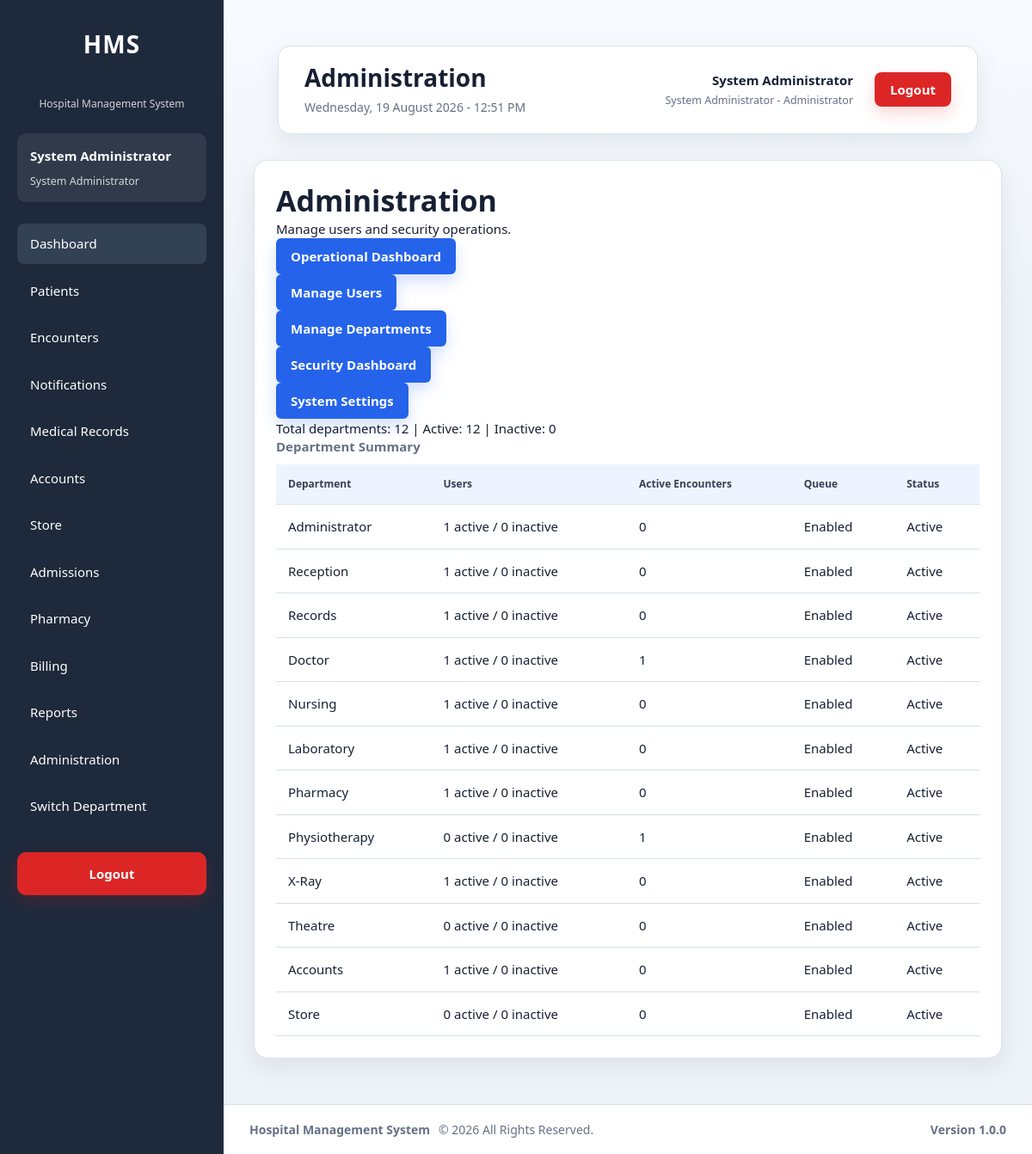
The app's page /modules/administration/dashboard/index.php (signed in) with its own data.
### tables this page shows
CREATE TABLE `users` (
  `id` int(11) NOT NULL AUTO_INCREMENT,
  `employee_id` varchar(30) NOT NULL,
  `first_name` varchar(100) NOT NULL,
  `last_name` varchar(100) NOT NULL,
  `gender` enum('Male','Female') DEFAULT NULL,
  `phone` varchar(20) DEFAULT NULL,
  `email` varchar(150) DEFAULT NULL,
  `username` varchar(50) NOT NULL,
  `password` varchar(255) NOT NULL,
  `department_id` int(11) NOT NULL,
  `role_id` int(11) NOT NULL,
  `status` enum('Active','Inactive') NOT NULL DEFAULT 'Active',
  `failed_login_attempts` int(11) NOT NULL DEFAULT 0,
  `last_failed_login` datetime DEFAULT NULL,
  `locked_at` datetime DEFAULT NULL,
  `locked_by` int(11) DEFAULT NULL,
  `lock_reason` varchar(255) DEFAULT NULL,
  `last_login` datetime DEFAULT NULL,
  `password_changed_at` datetime DEFAULT NULL,
  `must_change_password` tinyint(1) NOT NULL DEFAULT 0,
  `created_at` timestamp NOT NULL DEFAULT current_timestamp(),
  `updated_at` timestamp NULL DEFAULT NULL ON UPDATE current_timestamp(),
  PRIMARY KEY (`id`),
  UNIQUE KEY `uq_users_employee` (`employee_id`),
  UNIQUE KEY `uq_users_username` (`username`),
  KEY `idx_users_department` (`department_id`),
  KEY `idx_users_role` (`role_id`),
  KEY `idx_users_status` (`status`),
  KEY `idx_users_lastname` (`last_name`),
  KEY `idx_users_firstname` (`first_name`),
  KEY `idx_users_locked_at` (`locked_at`),
  KEY `fk_users_locked_by` (`locked_by`),
  CONSTRAINT `fk_users_department` FOREIGN KEY (`department_id`) REFERENCES `departments` (`id`) ON UPDATE CASCADE,
  CONSTRAINT `fk_users_locked_by` FOREIGN KEY (`locked_by`) REFERENCES `users` (`id`) ON DELETE SET NULL ON UPDATE CASCADE,
  CONSTRAINT `fk_users_role` FOREIGN KEY (`role_id`) REFERENCES `roles` (`id`) ON UPDATE CASCADE
);

CREATE TABLE `roles` (
  `id` int(11) NOT NULL AUTO_INCREMENT,
  `role_name` varchar(100) NOT NULL,
  `description` text DEFAULT NULL,
  `is_active` tinyint(1) NOT NULL DEFAULT 1,
  `created_at` timestamp NOT NULL DEFAULT current_timestamp(),
  `updated_at` timestamp NULL DEFAULT NULL ON UPDATE current_timestamp(),
  PRIMARY KEY (`id`),
  UNIQUE KEY `uq_roles_name` (`role_name`),
  KEY `idx_roles_active` (`is_active`)
);

CREATE TABLE `departments` (
  `id` int(11) NOT NULL AUTO_INCREMENT,
  `department_name` varchar(100) NOT NULL,
  `department_code` varchar(30) NOT NULL,
  `description` text DEFAULT NULL,
  `location` varchar(150) DEFAULT NULL,
  `contact_extension` varchar(30) DEFAULT NULL,
  `department_type` enum('Clinical','Administrative','Diagnostic','Support') NOT NULL DEFAULT 'Support',
  `queue_enabled` tinyint(1) NOT NULL DEFAULT 1,
  `is_active` tinyint(1) NOT NULL DEFAULT 1,
  `display_order` int(11) NOT NULL DEFAULT 0,
  `created_at` timestamp NOT NULL DEFAULT current_timestamp(),
  `updated_at` timestamp NULL DEFAULT NULL ON UPDATE current_timestamp(),
  PRIMARY KEY (`id`),
  UNIQUE KEY `uq_departments_name` (`department_name`),
  UNIQUE KEY `uq_departments_code` (`department_code`),
  KEY `idx_departments_active` (`is_active`),
  KEY `idx_departments_type` (`department_type`),
  KEY `idx_departments_queue` (`queue_enabled`)
);

### modules/administration/dashboard/index.php (the view, shortened to what the rows shown need)
<?php
require_once __DIR__ . '/../partials/bootstrap.php';
$pageTitle = 'Administration';
$users = $userService->getUsers();
$departments = $departmentService->listDepartments();
require_once __DIR__ . '/../../../layouts/header.php';
require_once __DIR__ . '/../../../layouts/sidebar.php';
?>
<main class="content">
    <?php require_once __DIR__ . '/../../../layouts/navbar.php'; ?>
    <section class="card">
        <h2>Administration</h2>
        <table>
            <thead><tr><th>Department</th><th>Users</th><th>Active Encounters</th><th>Queue</th><th>Status</th></tr></thead>
            <tbody><?php foreach ($departments as $department): ?>
                <tr>
                    <td><?= e($department['department_name']) ?></td>
                    <td><?= (int)$department['active_users'] ?> active / <?= (int)$department['inactive_users'] ?> inactive</td>
                    <td><?= (int)$department['active_encounters'] ?></td>
                    <td><?= !empty($department['queue_enabled']) ? 'Enabled' : 'Disabled' ?></td>
                    <td><?= !empty($department['is_active']) ? 'Active' : 'Inactive' ?></td>
                </tr>
            <?php endforeach; ?></tbody>
        </table>
    </section>
</main>
<?php require_once __DIR__ . '/../../../layouts/footer.php'; ?>

### layouts/sidebar.php (shortened to what the rows shown need)
<aside class="sidebar">
    <div class="sidebar-header">
        <h2>HMS</h2>
    </div>
    <?php if ($currentUser): ?>
        <div class="sidebar-user">
            <strong>
                <?= e($currentUser['first_name']) ?>
                <?= e($currentUser['last_name']) ?>
            </strong>
            <small>
                <?= e($currentUser['role_name']) ?>
            </small>
        </div>
    <?php endif; ?>
</aside>
<div class="main-container">

### layouts/navbar.php (shortened to what the rows shown need)
<?php
$currentUser ??= [];
?>
<header class="navbar">
    <div class="navbar-left">
        <h1>
            <?= e($pageTitle ?? 'Hospital Management System') ?>
        </h1>
    </div>
    <div class="navbar-right">
        <div class="navbar-user">
            <div class="user-details">
                <strong>
                    <?= e($currentUser['first_name'] ?? '') ?>
                    <?= e($currentUser['last_name'] ?? '') ?>
                </strong>
                <small>
                    <?= e($currentUser['role_name'] ?? '') ?>
                    -
                    <?= e($currentUser['active_department_name'] ?? $currentUser['department_name'] ?? '') ?>
                </small>
            </div>
        </div>
    </div>
</header>

### records on screen
users: first_name "System", last_name "Administrator"
roles: role_name "System Administrator"
departments: department_name "Administrator", active_users "1", inactive_users "0", active_encounters "0", queue_enabled "Enabled", is_active "Active"
departments: department_name "Reception", active_users "1", inactive_users "0", active_encounters "0", queue_enabled "Enabled", is_active "Active"
departments: department_name "Records", active_users "1", inactive_users "0", active_encounters "0", queue_enabled "Enabled", is_active "Active"
departments: department_name "Doctor", active_users "1", inactive_users "0", active_encounters "1", queue_enabled "Enabled", is_active "Active"
departments: department_name "Nursing", active_users "1", inactive_users "0", active_encounters "0", queue_enabled "Enabled", is_active "Active"
departments: department_name "Laboratory", active_users "1", inactive_users "0", active_encounters "0", queue_enabled "Enabled", is_active "Active"
departments: department_name "Pharmacy", active_users "1", inactive_users "0", active_encounters "0", queue_enabled "Enabled", is_active "Active"
departments: department_name "Physiotherapy", active_users "0", inactive_users "0", active_encounters "1", queue_enabled "Enabled", is_active "Active"
departments: department_name "X-Ray", active_users "1", inactive_users "0", active_encounters "0", queue_enabled "Enabled", is_active "Active"
departments: department_name "Theatre", active_users "0", inactive_users "0", active_encounters "0", queue_enabled "Enabled", is_active "Active"
departments: department_name "Accounts", active_users "1", inactive_users "0", active_encounters "0", queue_enabled "Enabled", is_active "Active"
departments: department_name "Store", active_users "0", inactive_users "0", active_encounters "0", queue_enabled "Enabled", is_active "Active"

### other values on screen
$pageTitle "Administration"
$currentUser['active_department_name'] "Administrator"
count($departments) "12"
$activeDepartments "12"
count($departments) - $activeDepartments "0"
